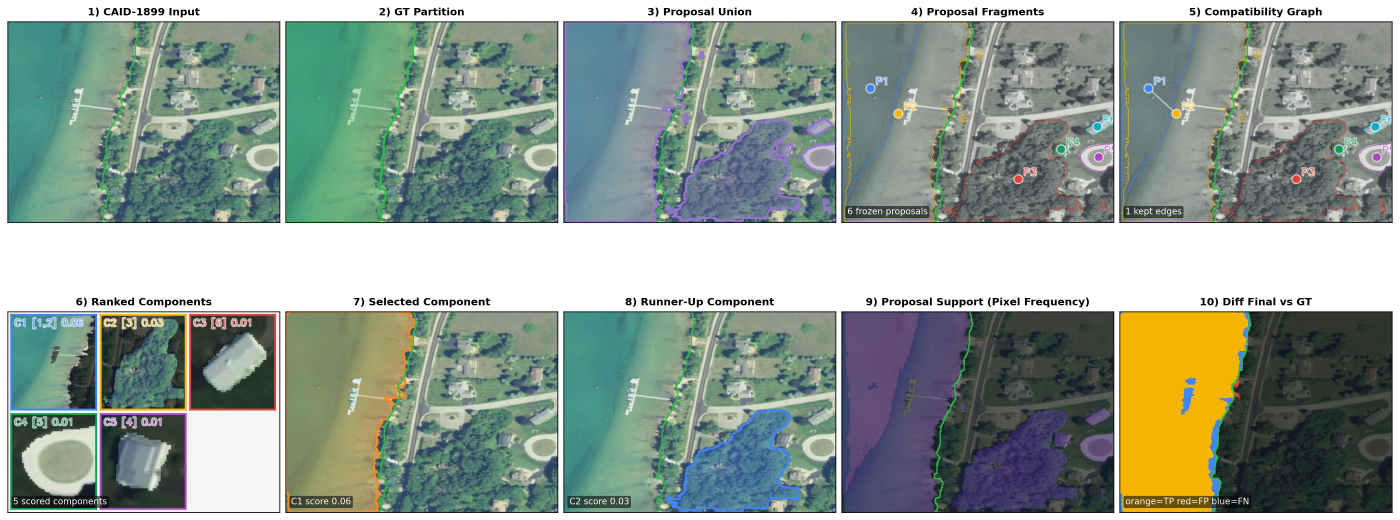
#> input picture paper/figures/fig_caid_audit.png, 4198 x 1560 px, given in place of 71.jpg, which was not available (shown at 1/3 size)
$ python build_neurips_explanatory_figures.py   (older library calls are emulated)
#> lines starting #> are read from the running program, lines starting #| are printed output that depends on the picture; after the words box and inside, x2 and y2 are one past the last pixel; in counts of white or black regions, pixels touching at a corner belong together; pictures that were not available may be replaced by others from this repository, and a replacement may not be noted
#!/usr/bin/env python3
from __future__ import annotations

import sys
from dataclasses import dataclass
from pathlib import Path

import cv2
import matplotlib.pyplot as plt
import numpy as np
import pandas as pd


SCRIPT_DIR = Path(__file__).resolve().parent
ROOT = SCRIPT_DIR.parent
if str(ROOT) not in sys.path:
    sys.path.insert(0, str(ROOT))

from texturesam_v2.ptd_data import PTDImageBackend, group_entries_by_class, load_ptd_entries


FIG_DIR = ROOT / "TextureSum2_paper" / "figures"
RWTD_IMG_DIR = Path("/home/galoren/TextureSAM_upstream_20260303/Kaust256/images_textured")
RWTD_GT_DIR = Path("/home/galoren/TextureSAM_upstream_20260303/Kaust256/labeles")
PTD_ROOT = Path("/home/galoren/repo/data/ptd")
BASELINE_DIR = ROOT / "reports/repro_upstream_eval/official_0p3_masks"
OURS_DIR = ROOT / "reports/release_swinb_full256_audit/official_export"
CORE_DIR = ROOT / "reports/margin_guard_sweep_swin256/margin_0p0/masks"
DENSE_BANK_DIR = ROOT / "reports/sam21large_official_masks"
AUDIT_CASES_DIR = ROOT / "reports/release_swinb_full256_audit/texturesam2_acute_learned_rescue/diagnostics/audit_cases"
FAILURE_AUDIT_CSV = ROOT / "reports/release_swinb_full256_audit/audit/per_image_failure_audit.csv"
PER_IMAGE_CSV = ROOT / "reports/release_swinb_full256_audit/texturesam2_acute_learned_rescue/per_image.csv"


@dataclass(frozen=True)
class FactorSpec:
    image_id: int
    title: str
    note: str


def _draw_text(ax, text: str) -> None:
    ax.text(
        0.02,
        0.03,
        text,
        transform=ax.transAxes,
        fontsize=9,
        color="white",
        va="bottom",
        bbox=dict(boxstyle="round,pad=0.22", fc=(0, 0, 0, 0.56), ec="none"),
    )


# [13 lines left out: function _center_crop_resize, not called in this run]


def _center_crop_resize_pair(image: np.ndarray, mask: np.ndarray, out_w: int, out_h: int) -> tuple[np.ndarray, np.ndarray]:
    h, w = image.shape[:2]
    if mask.shape[:2] != (h, w):
        mask = cv2.resize(mask, (w, h), interpolation=cv2.INTER_NEAREST)
    src_ratio = w / max(h, 1)
    dst_ratio = out_w / max(out_h, 1)
    if src_ratio > dst_ratio:
        new_w = int(h * dst_ratio)
        x0 = max((w - new_w) // 2, 0)
        image_crop = image[:, x0 : x0 + new_w]
        mask_crop = mask[:, x0 : x0 + new_w]
    else:
        new_h = int(w / max(dst_ratio, 1e-8))
        y0 = max((h - new_h) // 2, 0)
        image_crop = image[y0 : y0 + new_h, :]
        mask_crop = mask[y0 : y0 + new_h, :]
    image_out = cv2.resize(image_crop, (out_w, out_h), interpolation=cv2.INTER_AREA)
    mask_out = cv2.resize(mask_crop, (out_w, out_h), interpolation=cv2.INTER_NEAREST)
    return image_out, mask_out


def _load_rwtd_overlay(image_id: int, width: int = 520, height: int = 360) -> np.ndarray:
    img = cv2.imread(str(RWTD_IMG_DIR / f"{image_id}.jpg"), cv2.IMREAD_COLOR)
    gt = cv2.imread(str(RWTD_GT_DIR / f"{image_id}.png"), cv2.IMREAD_GRAYSCALE)
    if img is None or gt is None:
        raise FileNotFoundError(f"RWTD example missing for image id {image_id}")
    img = cv2.cvtColor(img, cv2.COLOR_BGR2RGB)
    img, gt = _center_crop_resize_pair(img, gt, width, height)

    # Draw all partition boundaries to avoid cherry-picking a single partition.
    boundary = cv2.morphologyEx(gt, cv2.MORPH_GRADIENT, np.ones((3, 3), dtype=np.uint8)) > 0
    out = img.copy()
    out[boundary] = np.array([45, 190, 70], dtype=np.uint8)
    return out


# [718 lines left out: functions _load_rwtd_pair, _load_rwtd_pair_no_crop, _find_masks, _overlay_masks, _overlay_boundary, _overlay_single_mask and 16 more, not called in this run]


class PTDSynthBuilder:
    # [147 lines left out: functions __init__, sample_class, _texture_score, _mosaicize, sample_patch, disconnected_scene and 3 more, not called in this run]


def build_rwtd_factors_figure() -> None:
    specs = [
        FactorSpec(71, "A. Weak Boundaries", "Boundary cues are subtle and non-semantic."),
        FactorSpec(469, "B. Disconnected Regions", "One texture appears in separated image regions."),
        FactorSpec(270, "C. Repeated Patterns", "Local repeats encourage unsafe unions."),
    ]
    fig, axes = plt.subplots(1, 3, figsize=(14.3, 4.8), dpi=220)
    for ax, spec in zip(axes, specs):
        panel = _load_rwtd_overlay(spec.image_id)
#> in _load_rwtd_overlay, img is the input picture: shape (1560, 4198, 3); mean B, G, R 148.1, 158.1, 144.9
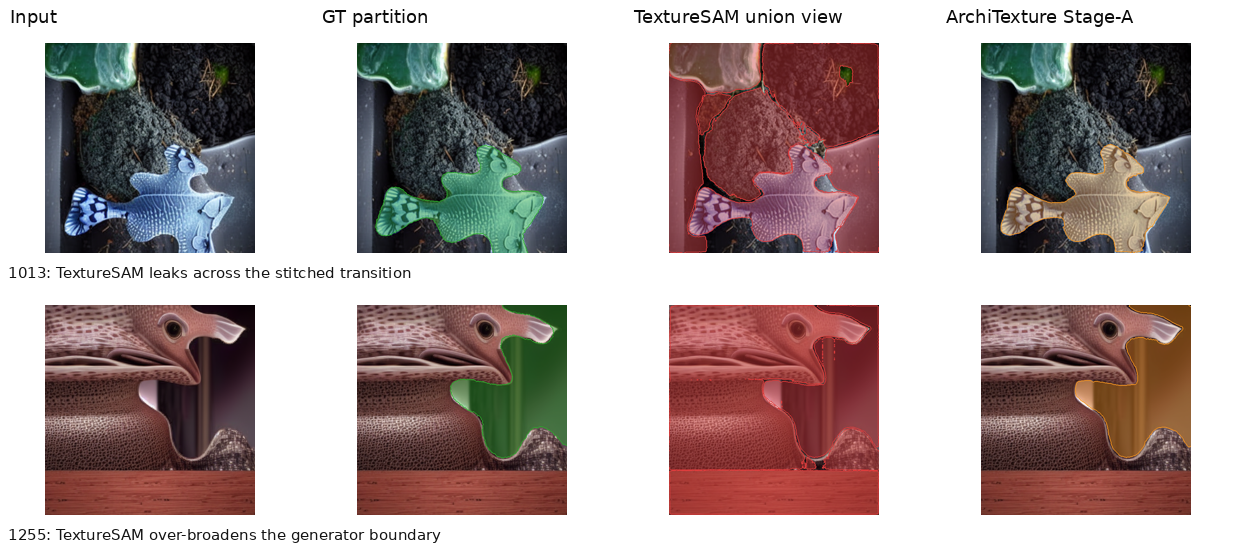
#> input picture paper/figures/fig_controlnet_bridge_examples.png, 1236 x 548 px, given in place of 71.png, which was not available
#> in _load_rwtd_overlay, `gt = cv2.imread(str(RWTD_GT_DIR / f"{image_id}.png"), cv2.IMREAD_GRAYS..`:
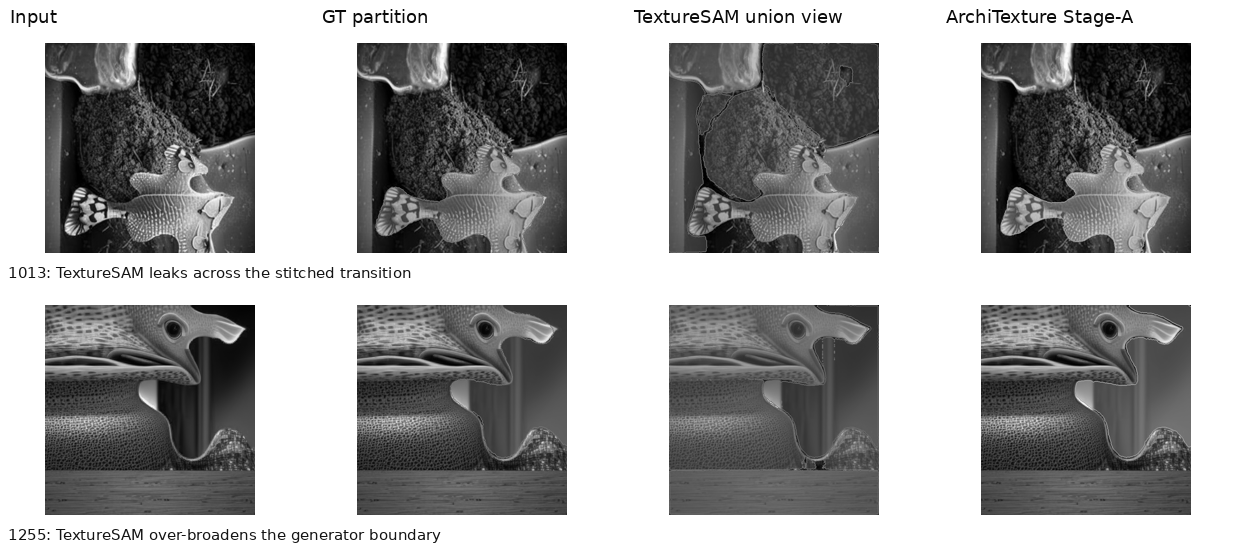
#> gt: shape (548, 1236); min 0, max 255, mean 162.2
#> in _center_crop_resize_pair, `mask = cv2.resize(mask, (w, h), interpolation=cv2.INTER_NEAREST)`:
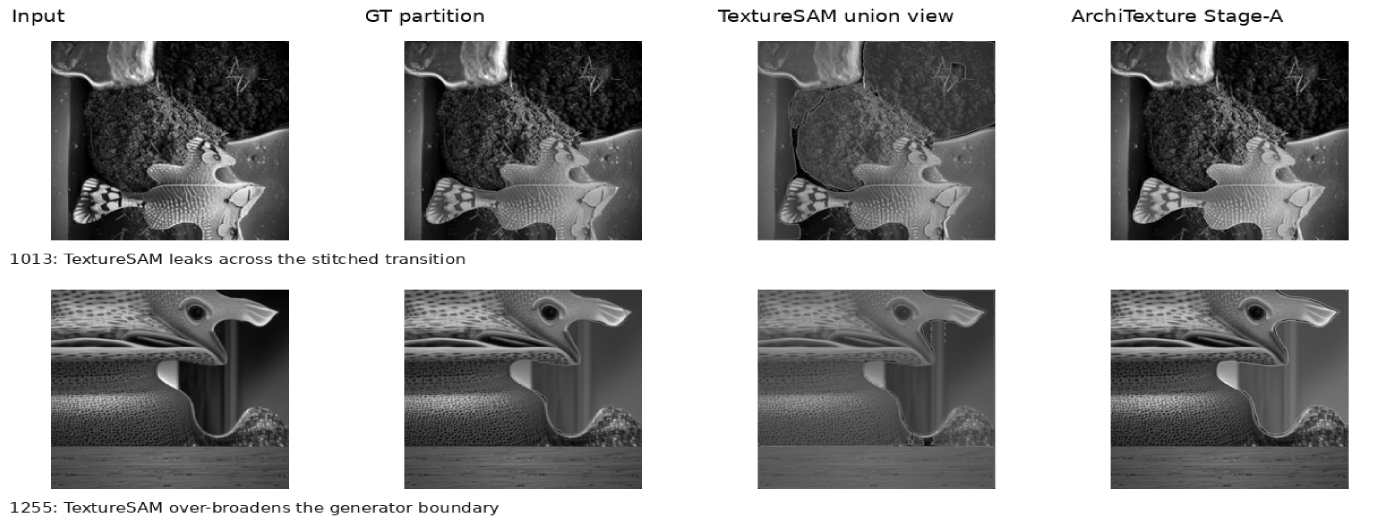
#> mask: shape (1560, 4198) (shown at 1/3 size); min 0, max 255, mean 162.2
#> in _center_crop_resize_pair, `image_out = cv2.resize(image_crop, (out_w, out_h), interpolation=cv2.I..`:
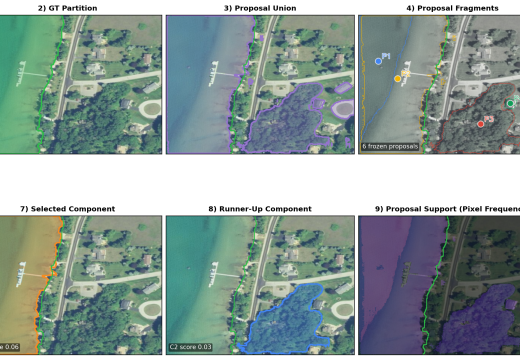
#> image_out: shape (360, 520, 3); mean R, G, B 141, 157.3, 153.4
#> in _center_crop_resize_pair, `mask_out = cv2.resize(mask_crop, (out_w, out_h), interpolation=cv2.INT..`:
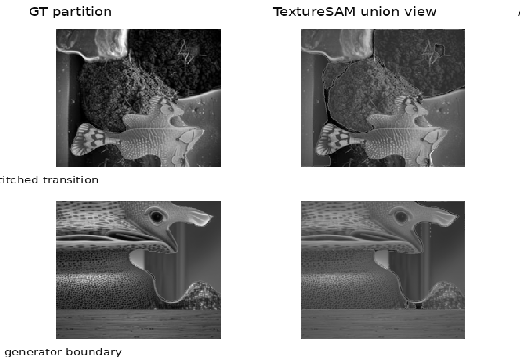
#> mask_out: shape (360, 520); min 0, max 255, mean 169.8
#> in _load_rwtd_overlay, `boundary = cv2.morphologyEx(gt, cv2.MORPH_GRADIENT, np.ones((3, 3), dt..`:
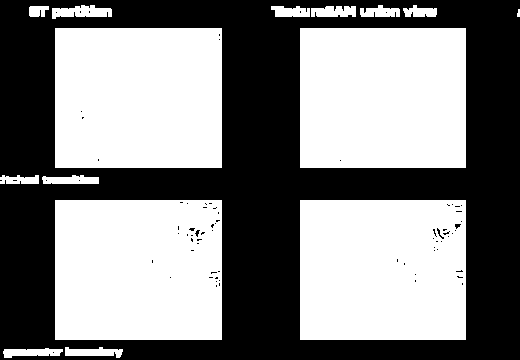
#> boundary: shape (360, 520) bool; 51.7% white; 76 black regions (74 under 20 px), largest, box (x1, y1, x2, y2) and area: (0, 0, 520, 360) 90217, (437, 228, 444, 239) 22
#> in _load_rwtd_overlay, `out[boundary] = np.array([45, 190, 70], dtype=np.uint8)`:
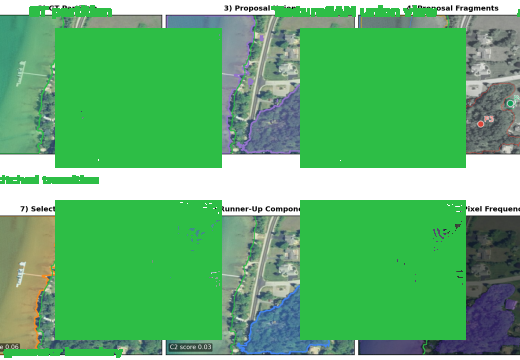
#> out: shape (360, 520, 3); mean R, G, B 98.4, 180.2, 115.2
        ax.imshow(panel)
        ax.set_title(f"{spec.title}\nRWTD ID {spec.image_id}", fontsize=12, pad=8, fontweight="bold")
        _draw_text(ax, spec.note)
        ax.set_xticks([])
        ax.set_yticks([])
    fig.suptitle(
        "Three real-world factors that make texture segmentation hard on RWTD",
        fontsize=16,
        fontweight="bold",
        y=0.99,
    )
    fig.subplots_adjust(left=0.01, right=0.995, top=0.84, bottom=0.03, wspace=0.02)
    fig.savefig(FIG_DIR / "fig_rwtd_three_factors.png", bbox_inches="tight")
    plt.close(fig)


# [225 lines left out: functions build_ptd_bridge_figure, build_ambiguity_commitment_figure, _extract_two_row_audit_bands, build_route_audits_figure, not called in this run]


def main() -> None:
    FIG_DIR.mkdir(parents=True, exist_ok=True)
    build_rwtd_factors_figure()
    build_ptd_bridge_figure()
    build_pipeline_clear_figure()
    build_consolidation_logic_clear_figure()
    build_compatibility_reasoning_figure()
    build_ambiguity_commitment_figure()
    build_route_audits_figure()
    print(f"wrote {FIG_DIR / 'fig_rwtd_three_factors.png'}")
    print(f"wrote {FIG_DIR / 'fig_ptd_rwtd_bridge.png'}")
    print(f"wrote {FIG_DIR / 'fig_pipeline.png'}")
    print(f"wrote {FIG_DIR / 'fig_consolidation_logic.png'}")
    print(f"wrote {FIG_DIR / 'fig_compatibility_reasoning.png'}")
    print(f"wrote {FIG_DIR / 'fig_ambiguity_commitment_full256.png'}")
    print(f"wrote {FIG_DIR / 'fig_route_audits.png'}")


if __name__ == "__main__":
#> (the run stopped early here; a loop or call above may not have finished)
